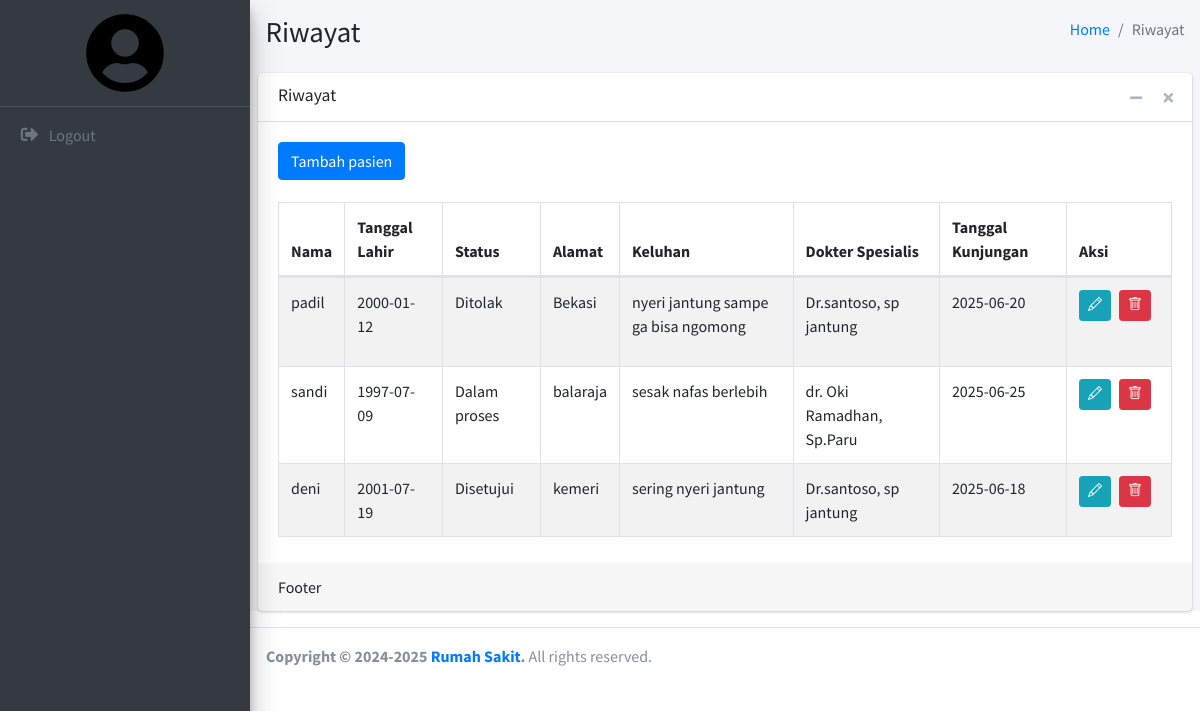
The app's page /index.php/pasien with its own data.
### tables this page shows
CREATE TABLE `pasien` (
  `idpasien` int(11) NOT NULL,
  `user_id` int(11) NOT NULL,
  `nama` varchar(56) NOT NULL,
  `kategori` varchar(58) NOT NULL,
  `dokter` varchar(100) NOT NULL,
  `tgl_lahir` varchar(56) NOT NULL,
  `alamat` varchar(56) NOT NULL,
  `no_tlpn` varchar(56) NOT NULL,
  `keluhan` varchar(56) NOT NULL,
  `tgl_kunjungan` date NOT NULL
);

### application/controllers/pasien.php (called while the page is built, shortened)
<?php
class Pasien extends CI_Controller {
    public function __construct() {
        $this->load->model('Pasien_model');
        $this->load->model('Dokter_model');
        $this->load->model('Kategori_model');
        $this->load->library('session');
    }
    public function index() {
        $role = $this->session->userdata('role');
        $user_id = $this->session->userdata('user_id');
        $data['pasien'] = $this->Pasien_model->get_all_pasien($user_id, $role);
        $data['kategori_pasien'] = $this->Kategori_model->get_all();
        $data['success_msg'] = $this->session->flashdata('success');
        $data['error_msg'] = $this->session->flashdata('error');
        $this->load->view('templates/header');
        $this->load->view('pasien/index', $data);
        $this->load->view('templates/footer');
    }
}

### index.php (called while the page is built, shortened)
<?php
require_once BASEPATH.'core/CodeIgniter.php';

### application/models/Pasien_model.php (called while the page is built, shortened)
<?php
class Pasien_model extends CI_Model {
    public function get_all_pasien($user_id = null, $role = null, $limit = null, $offset = null) {
        return $this->db->get('pasien')->result_array();
    }
}

### application/views/pasien/index.php (the view, shortened to what this page needs)
<div class="content-wrapper">
  <section class="content-header">
    <div class="container-fluid">
      <div class="row mb-2">
        <div class="col-sm-6">
          <h1><?= ($this->session->userdata('role') == 'admin') ? 'List pasien' : 'Riwayat'; ?></h1>
        </div>
        <div class="col-sm-6">
          <ol class="breadcrumb float-sm-right">
            <li class="breadcrumb-item"><a href="#">Home</a></li>
            <li class="breadcrumb-item active"><?= ($this->session->userdata('role') == 'admin') ? 'List pasien' : 'Riwayat'; ?></li>
          </ol>
        </div>
      </div>
    </div>
  </section>
  <section class="content">
    <div class="card">
      <div class="card-header">
        <h3 class="card-title">
          <?= ($this->session->userdata('role') == 'admin') ? 'List pasien' : 'Riwayat'; ?>
        </h3>
        <div class="card-tools">
          <button type="button" class="btn btn-tool" data-card-widget="collapse"><i class="fas fa-minus"></i></button>
          <button type="button" class="btn btn-tool" data-card-widget="remove"><i class="fas fa-times"></i></button>
        </div>
      </div>
      <div class="card-body">
        <a href="<?= base_url('pasien/tambah'); ?>" class="btn btn-primary mb-3">Tambah pasien</a>
        <?php if (!empty($pasien)): ?>
          <table id="datatable" class="table table-bordered table-striped">
            <thead>
              <tr>
                <th>Nama</th>
                <th>Tanggal Lahir</th>
                <th>Status</th>
                <th>Alamat</th>
                <th>Keluhan</th>
                <th>Dokter Spesialis</th>
                <th>Tanggal Kunjungan</th>
                <th>Aksi</th>
              </tr>
            </thead>
            <tbody>
              <?php foreach($pasien as $b): ?>
                <tr>
                  <td><?= $b['nama']; ?></td>
                  <td><?= $b['tgl_lahir']; ?></td>
                  <td><?= $b['kategori']; ?></td>
                  <td><?= $b['alamat']; ?></td>
                  <td><?= $b['keluhan']; ?></td>
                  <td><?= $b['dokter']; ?></td>
                  <td><?= $b['tgl_kunjungan']; ?></td>
                  <td style="display: flex; justify-content: center; align-items: center;">
                    <a href="<?= base_url('pasien/edit/'. $b['idpasien']); ?>" class="btn btn-sm btn-info" title="Edit"><i class="bi bi-pencil"></i></a>
                    <a href="<?= base_url('pasien/hapus/'. $b['idpasien']); ?>" class="btn btn-sm btn-danger mx-2" onclick="return confirm('Apakah anda yakin hapus?')" title="Hapus"><i class="bi bi-trash"></i></a>
                  </td>
                </tr>
              <?php endforeach; ?>
            </tbody>
          </table>
        <?php else: ?>
          <p>Tidak ada pasien yang tersedia</p>
        <?php endif; ?>
      </div>
      <div class="card-footer">
        Footer
      </div>
    </div>
  </section>
</div>

### application/views/templates/header.php (shortened to what this page needs)
<!DOCTYPE html>
<html>
<head>
  <link rel="stylesheet" href="https://cdn.jsdelivr.net/npm/bootstrap-icons@1.10.5/font/bootstrap-icons.css">
  <link rel="stylesheet" href="<?= base_url('assets/adminlte/plugins/fontawesome-free/css/all.min.css'); ?>">
  <link rel="stylesheet" href="https://code.ionicframework.com/ionicons/2.0.1/css/ionicons.min.css">
  <link rel="stylesheet" href="<?= base_url('assets/adminlte/plugins/tempusdominus-bootstrap-4/css/tempusdominus-bootstrap-4.min.css'); ?>">
  <link rel="stylesheet" href="<?= base_url('assets/adminlte/plugins/icheck-bootstrap/icheck-bootstrap.min.css'); ?>">
  <link rel="stylesheet" href="<?= base_url('assets/adminlte/plugins/jqvmap/jqvmap.min.css'); ?>">
  <link rel="stylesheet" href="<?= base_url('assets/adminlte/dist/css/adminlte.min.css'); ?>">
  <link rel="stylesheet" href="<?= base_url('assets/adminlte/plugins/overlayScrollbars/css/OverlayScrollbars.min.css'); ?>">
  <link rel="stylesheet" href="<?= base_url('assets/adminlte/plugins/datatables-bs4/css/dataTables.bootstrap4.min.css'); ?>">
  <link rel="stylesheet" href="<?= base_url('assets/adminlte/plugins/daterangepicker/daterangepicker.css'); ?>">
  <link rel="stylesheet" href="<?= base_url('assets/adminlte/plugins/summernote/summernote-bs4.css'); ?>">
  <link rel="stylesheet" href="<?= base_url('assets/adminlte/plugins/datatables-buttons/css/buttons.bootstrap4.min.css') ?>">
</head>
<body class="hold-transition sidebar-mini layout-fixed">
<div class="wrapper">
  <aside class="main-sidebar sidebar-dark-primary elevation-4">
  <a href="#" class="brand-link d-flex flex-column align-items-center justify-content-center" style="text-align: center;">
  <i class="fas fa-user-circle" style="font-size: 80px; color: black;"></i>
</a>
<nav class="mt-2">
  <ul class="nav nav-pills nav-sidebar flex-column" data-widget="treeview" role="menu">
    <li class="nav-item">
      <a href="<?= base_url('auth/logout'); ?>" class="nav-link">
        <i class="fas fa-sign-out-alt nav-icon"></i>
        <p>Logout</p>
      </a>
    </li>
  </ul>
</nav>
    </div>

### application/views/templates/footer.php (shortened to what this page needs)
<footer class="main-footer">
    <strong>Copyright &copy; 2024-2025 <a href="http://yasporto.com">Rumah Sakit</a>.</strong> All rights
    reserved.
  </footer>
</body>
</html>

### records on screen
pasien: nama "padil", tgl_lahir "2000-01-12", kategori "Ditolak", alamat "Bekasi", keluhan "nyeri jantung sampe ga bisa ngomong", dokter "Dr.santoso, sp jantung", tgl_kunjungan "2025-06-20"
pasien: nama "sandi", tgl_lahir "1997-07-09", kategori "Dalam proses", alamat "balaraja", keluhan "sesak nafas berlebih", dokter "dr. Oki Ramadhan, Sp.Paru", tgl_kunjungan "2025-06-25"
pasien: nama "deni", tgl_lahir "2001-07-19", kategori "Disetujui", alamat "kemeri", keluhan "sering nyeri jantung", dokter "Dr.santoso, sp jantung", tgl_kunjungan "2025-06-18"
